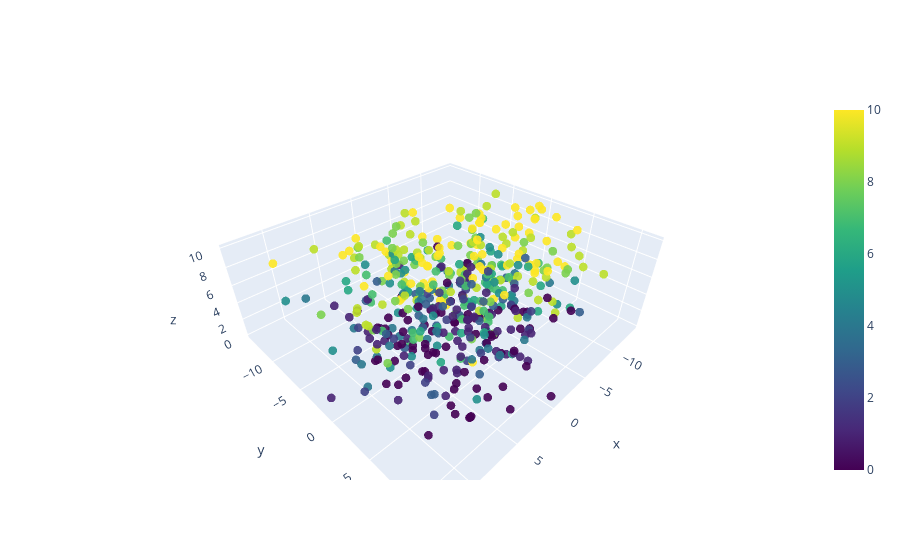

The code cell stored with this chart in its notebook:
### Markdown cell above
We see that the linear regression gives rather accurate results. The ratings on the test set are either correct or are off just by 1! (they could in theory be off by any number)
Let's plot the graph for the same cluster, but some other products to understand things better.

### Code cell
prod_raters_vects, prod_ratings = plot_ratings('alice ticket', 1, labels, user_history)
diff_cnt, acc = lin_reg_predict(prod_raters_vects, prod_ratings, 0.2)   
print('Difference counts on test set are:\n', diff_cnt)
print('Accuracy on test set is:', acc)

### Figure 1 — Plotly figure (JSON) as saved in the notebook; plotly's stock layout.template omitted (floating-point values rounded to 4 significant figures; data arrays with more than 128 entries replaced by an {"elided": "..."} marker saying what was removed)
{"data": [{"marker": {"color": {"elided": "508 int values"}, "colorscale": [[0, "#440154"], [0.1111, "#482878"], [0.2222, "#3e4989"], [0.3333, "#31688e"], [0.4444, "#26828e"], [0.5556, "#1f9e89"], [0.6667, "#35b779"], [0.7778, "#6ece58"], [0.8889, "#b5de2b"], [1, "#fde725"]], "opacity": 0.9, "showscale": true, "size": 3}, "mode": "markers", "type": "scatter3d", "x": {"elided": "508 float values"}, "y": {"elided": "508 float values"}, "z": {"elided": "508 int values"}}], "layout": {"xaxis": {"showline": true}}}
